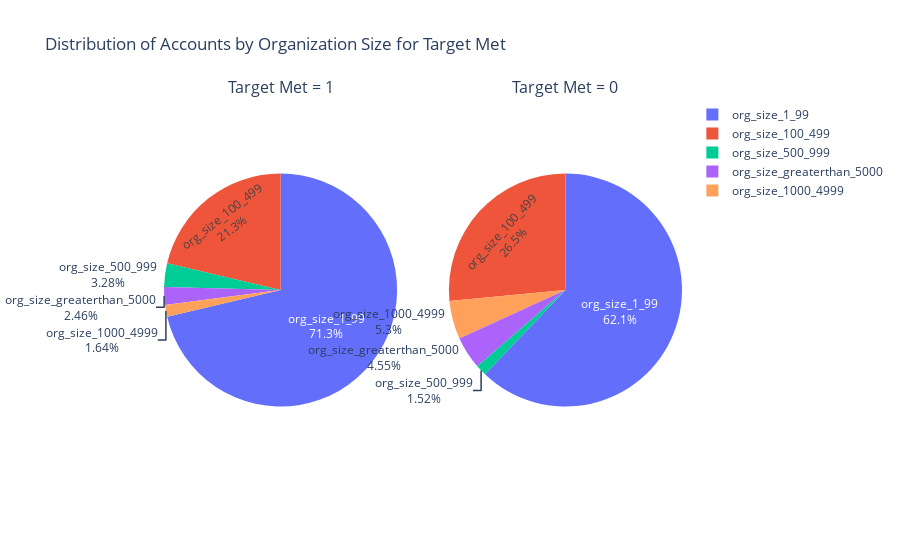

Source (notebook cell):
### Code cell
from plotly.subplots import make_subplots


# Define the size categories
size_ = ['org_size_1_99', 'org_size_500_999', 'org_size_1000_4999', 'org_size_greaterthan_5000']

# Function to calculate percentages for size categories
def calculate_percentages(data, size_categories):
    percentages = []
    labels = []
    total_companies = len(data.index.unique())

    for s in size_categories:
        perc_ = (data[s].sum() / total_companies) * 100
        percentages.append(perc_)
        labels.append(s)
    
    # Calculate the percentage for the remaining category
    remaining_percentage = 100 - sum(percentages)
    percentages.append(remaining_percentage)
    labels.append('org_size_100_499')
    
    return labels, percentages

# Filter data for target_met = 1
data_target_met_1 = train[train['target_met'] == 1]

# Filter data for target_met = 0
data_target_met_0 = train[train['target_met'] == 0]

# Calculate percentages for target_met = 1
labels_1, percentages_1 = calculate_percentages(data_target_met_1, size_)

# Calculate percentages for target_met = 0
labels_0, percentages_0 = calculate_percentages(data_target_met_0, size_)

# Create subplots for pie charts
fig = make_subplots(rows=1, cols=2, specs=[[{'type': 'domain'}, {'type': 'domain'}]],
                    subplot_titles=['Target Met = 1', 'Target Met = 0'])

# Add pie chart for target_met = 1
fig.add_trace(go.Pie(labels=labels_1, values=percentages_1, textinfo='label+percent', name='Target Met = 1'), row=1, col=1)

# Add pie chart for target_met = 0
fig.add_trace(go.Pie(labels=labels_0, values=percentages_0, textinfo='label+percent', name='Target Met = 0'), row=1, col=2)

# Update layout
fig.update_layout(title_text="Distribution of Accounts by Organization Size for Target Met")

# Show the plot
fig.show()

### Figure 1 — Plotly figure (JSON) as saved in the notebook; plotly's stock layout.template omitted (floating-point values rounded to 4 significant figures)
{"data": [{"domain": {"x": [0, 0.45], "y": [0, 1]}, "labels": ["org_size_1_99", "org_size_500_999", "org_size_1000_4999", "org_size_greaterthan_5000", "org_size_100_499"], "name": "Target Met = 1", "textinfo": "label+percent", "type": "pie", "values": [71.31, 3.279, 1.639, 2.459, 21.31]}, {"domain": {"x": [0.55, 1], "y": [0, 1]}, "labels": ["org_size_1_99", "org_size_500_999", "org_size_1000_4999", "org_size_greaterthan_5000", "org_size_100_499"], "name": "Target Met = 0", "textinfo": "label+percent", "type": "pie", "values": [62.12, 1.515, 5.303, 4.545, 26.52]}], "layout": {"annotations": [{"font": {"size": 16}, "showarrow": false, "text": "Target Met = 1", "x": 0.225, "xanchor": "center", "xref": "paper", "y": 1, "yanchor": "bottom", "yref": "paper"}, {"font": {"size": 16}, "showarrow": false, "text": "Target Met = 0", "x": 0.775, "xanchor": "center", "xref": "paper", "y": 1, "yanchor": "bottom", "yref": "paper"}], "title": {"text": "Distribution of Accounts by Organization Size for Target Met"}}}
